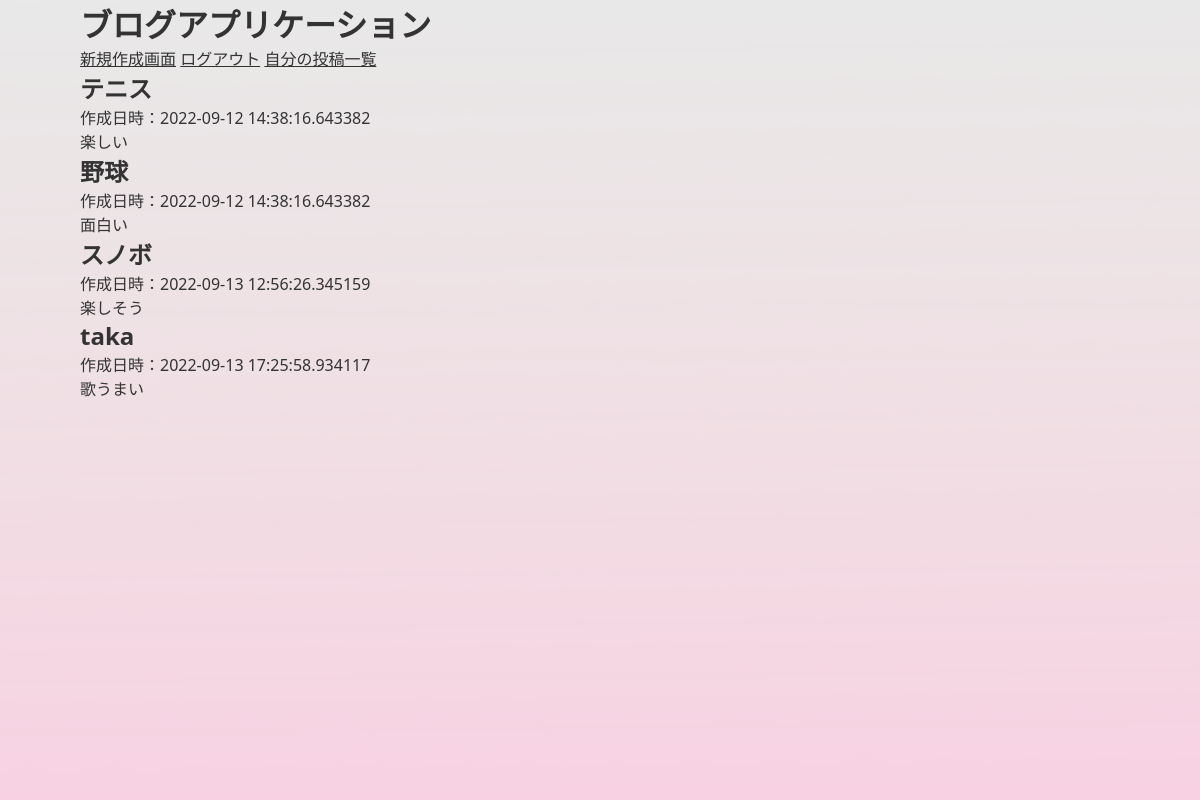
Page / (signed in) on the committed database.
### app.py (models this page shows)
class BlogArticle(db.Model):
    __tablename__ = 'BlogArticle'
    id = db.Column(db.Integer, primary_key=True)
    title = db.Column(db.String(50), nullable=False)
    body = db.Column(db.String(500), nullable=False)
    created_at = db.Column(db.DateTime, nullable=False, default=datetime.now(pytz.timezone('Asia/Tokyo')))
    user_id = db.Column(db.Integer, db.ForeignKey('users.id'), nullable=False)

### app.py (the view)
@app.route('/', methods=['GET'])
def blog():
    if current_user.is_authenticated:
        if request.method == 'GET':
            blogarticles = BlogArticle.query.all()
            return render_template('index.html', blogarticles=blogarticles)
    else:
        return redirect('/login')

### app.py (called while the page is built)
@login_manager.user_loader
def load_user(user_id):
    return User.query.get(int(user_id))

### templates/index.html
{% extends 'base.html' %}
{% block content %}
<div class="contents">
    <div class="content">
        <h1>ブログアプリケーション</h1>
    <a href="/create" role="button">新規作成画面</a>
    <a href="/logout" role="button">ログアウト</a>
    <a href="/user/show" role="button">自分の投稿一覧</a>
    {% for blogarticle in blogarticles %}
    <article>
        <h2>{{ blogarticle.title }}</h2>
        <p>作成日時：{{ blogarticle.created_at }}</p>
        <p>{{ blogarticle.body }}</p>
    </article>
    {% endfor %}
    </div>
</div>
{% endblock %}

### templates/base.html (shortened to what this page needs)
<!DOCTYPE html>
<html>
    <head>
        <link rel="stylesheet" href="../static/css/slick-theme.css">
        <link rel="stylesheet" href="../static/css/slick.css">
        <link href="../static/css/styles.css" rel="stylesheet">
    </head>
    <body>
        {% block content %}
        {% endblock %}
    </body>
</html>

### static/css/styles.css (style rules this page uses)
html, body, ul, ol, li, h1, h2, h3, h4, h5, h6, p, form, input, div { margin: 0; padding: 0; }
* { box-sizing: border-box; font-family: "Noto Sans", "游ゴシック Medium", YuGothic, "游ゴシック体", "ヒラギノ角ゴ Pro W3", "メイリオ", sans-serif; color: #333; }
.contents { background-image:url("../../static/photo/photostudio-8-designify.png"); min-height: 100vh; background-size: cover; }
.content { width: 1040px; margin: 0 auto; }

### rows in the picture
BlogArticle: title "テニス", created_at "2022-09-12 14:38:16.643382", body "楽しい"
BlogArticle: title "野球", created_at "2022-09-12 14:38:16.643382", body "面白い"
BlogArticle: title "スノボ", created_at "2022-09-13 12:56:26.345159", body "楽しそう"
BlogArticle: title "taka", created_at "2022-09-13 17:25:58.934117", body "歌うまい"
